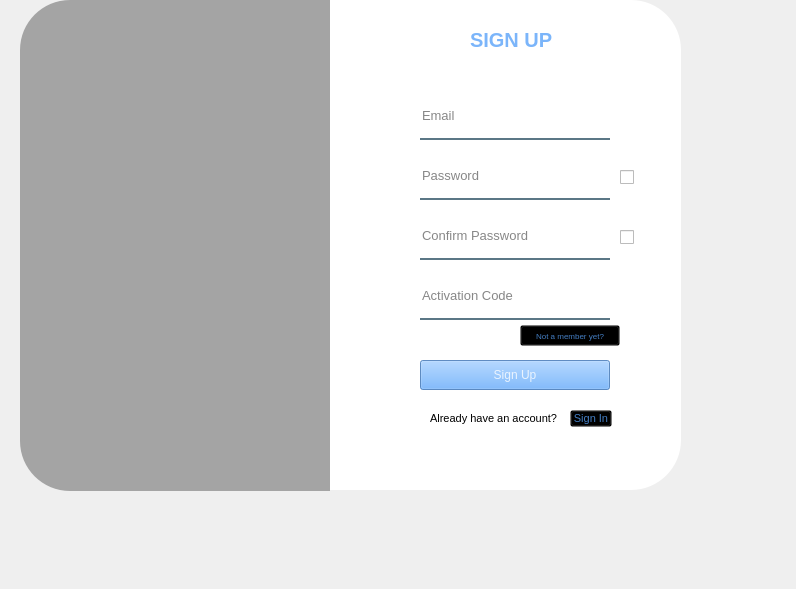
<?xml version="1.0" encoding="UTF-8"?>
<ui version="4.0">
 <class>Form</class>
 <widget class="QWidget" name="Form">
  <property name="geometry">
   <rect>
    <x>0</x>
    <y>0</y>
    <width>796</width>
    <height>589</height>
   </rect>
  </property>
  <property name="windowTitle">
   <string>Form</string>
  </property>
  <widget class="QWidget" name="widget_2" native="true">
   <property name="geometry">
    <rect>
     <x>20</x>
     <y>0</y>
     <width>671</width>
     <height>491</height>
    </rect>
   </property>
   <widget class="QLabel" name="label_13">
    <property name="geometry">
     <rect>
      <x>0</x>
      <y>0</y>
      <width>310</width>
      <height>491</height>
     </rect>
    </property>
    <property name="styleSheet">
     <string notr="true">border-image: url(:/newPrefix/resources/register-background.jpg);
border-top-left-radius: 50px;
border-bottom-left-radius: 50px;</string>
    </property>
    <property name="text">
     <string/>
    </property>
   </widget>
   <widget class="QLabel" name="label_14">
    <property name="geometry">
     <rect>
      <x>0</x>
      <y>0</y>
      <width>310</width>
      <height>491</height>
     </rect>
    </property>
    <property name="styleSheet">
     <string notr="true">background-color: rgba(0,0,0,80);
border-top-left-radius: 50px;
border-bottom-left-radius: 50px;</string>
    </property>
    <property name="text">
     <string/>
    </property>
   </widget>
   <widget class="QLabel" name="label_15">
    <property name="geometry">
     <rect>
      <x>310</x>
      <y>0</y>
      <width>351</width>
      <height>490</height>
     </rect>
    </property>
    <property name="font">
     <font>
      <pointsize>9</pointsize>
     </font>
    </property>
    <property name="styleSheet">
     <string notr="true">background-color:rgba(255,255,255,255);
border-top-right-radius: 50px;
border-bottom-right: 50px;
border-bottom-right-radius: 50px;</string>
    </property>
    <property name="text">
     <string/>
    </property>
   </widget>
   <widget class="QLabel" name="label_16">
    <property name="geometry">
     <rect>
      <x>450</x>
      <y>20</y>
      <width>100</width>
      <height>40</height>
     </rect>
    </property>
    <property name="font">
     <font>
      <pointsize>15</pointsize>
      <weight>75</weight>
      <bold>true</bold>
     </font>
    </property>
    <property name="styleSheet">
     <string notr="true">color:rgba(87,161,248,200);</string>
    </property>
    <property name="text">
     <string>SIGN UP</string>
    </property>
   </widget>
   <widget class="QLineEdit" name="lineEdit_5">
    <property name="geometry">
     <rect>
      <x>400</x>
      <y>100</y>
      <width>190</width>
      <height>40</height>
     </rect>
    </property>
    <property name="font">
     <font>
      <pointsize>10</pointsize>
     </font>
    </property>
    <property name="styleSheet">
     <string notr="true">background-color:rgba(0,0,0,0);
border:none;
border-bottom:2px solid rgba(46,82,101,200);
color:rgba(0,0,0,240);
padding-bottom:7px;
</string>
    </property>
    <property name="placeholderText">
     <string>Email</string>
    </property>
   </widget>
   <widget class="QLineEdit" name="lineEdit_6">
    <property name="geometry">
     <rect>
      <x>400</x>
      <y>160</y>
      <width>190</width>
      <height>40</height>
     </rect>
    </property>
    <property name="font">
     <font>
      <pointsize>10</pointsize>
     </font>
    </property>
    <property name="styleSheet">
     <string notr="true">background-color:rgba(0,0,0,0);
border:none;
border-bottom:2px solid rgba(46,82,101,200);
color:rgba(0,0,0,240);
padding-bottom:7px;
</string>
    </property>
    <property name="placeholderText">
     <string>Password</string>
    </property>
   </widget>
   <widget class="QPushButton" name="pushButton_3">
    <property name="geometry">
     <rect>
      <x>400</x>
      <y>360</y>
      <width>190</width>
      <height>30</height>
     </rect>
    </property>
    <property name="font">
     <font>
      <kerning>false</kerning>
     </font>
    </property>
    <property name="styleSheet">
     <string notr="true">background-color:rgba(87,161,248,200);
color:rgba(255,255,255,200);</string>
    </property>
    <property name="text">
     <string>Sign Up</string>
    </property>
   </widget>
   <widget class="QLabel" name="label_17">
    <property name="geometry">
     <rect>
      <x>410</x>
      <y>410</y>
      <width>136</width>
      <height>16</height>
     </rect>
    </property>
    <property name="font">
     <font>
      <pointsize>8</pointsize>
     </font>
    </property>
    <property name="text">
     <string>Already have an account?</string>
    </property>
   </widget>
   <widget class="QToolButton" name="toolButton_6">
    <property name="geometry">
     <rect>
      <x>550</x>
      <y>410</y>
      <width>42</width>
      <height>17</height>
     </rect>
    </property>
    <property name="font">
     <font>
      <pointsize>8</pointsize>
     </font>
    </property>
    <property name="styleSheet">
     <string notr="true">background-color:rgba(0,0,0,0);
color:rgba(87,161,248,200);</string>
    </property>
    <property name="text">
     <string>Sign In</string>
    </property>
   </widget>
   <widget class="QLabel" name="label_18">
    <property name="geometry">
     <rect>
      <x>430</x>
      <y>450</y>
      <width>125</width>
      <height>16</height>
     </rect>
    </property>
    <property name="font">
     <font>
      <pointsize>8</pointsize>
     </font>
    </property>
    <property name="text">
     <string/>
    </property>
   </widget>
   <widget class="QLineEdit" name="lineEdit_7">
    <property name="geometry">
     <rect>
      <x>400</x>
      <y>220</y>
      <width>190</width>
      <height>40</height>
     </rect>
    </property>
    <property name="font">
     <font>
      <pointsize>10</pointsize>
     </font>
    </property>
    <property name="styleSheet">
     <string notr="true">background-color:rgba(0,0,0,0);
border:none;
border-bottom:2px solid rgba(46,82,101,200);
color:rgba(0,0,0,240);
padding-bottom:7px;
</string>
    </property>
    <property name="placeholderText">
     <string>Confirm Password</string>
    </property>
   </widget>
   <widget class="QLineEdit" name="lineEdit_8">
    <property name="geometry">
     <rect>
      <x>400</x>
      <y>280</y>
      <width>190</width>
      <height>40</height>
     </rect>
    </property>
    <property name="font">
     <font>
      <pointsize>10</pointsize>
     </font>
    </property>
    <property name="styleSheet">
     <string notr="true">background-color:rgba(0,0,0,0);
border:none;
border-bottom:2px solid rgba(46,82,101,200);
color:rgba(0,0,0,240);
padding-bottom:7px;
</string>
    </property>
    <property name="placeholderText">
     <string>Activation Code</string>
    </property>
   </widget>
   <widget class="QCheckBox" name="checkBox_2">
    <property name="geometry">
     <rect>
      <x>600</x>
      <y>165</y>
      <width>24</width>
      <height>24</height>
     </rect>
    </property>
    <property name="styleSheet">
     <string notr="true">QCheckBox::indicator:checked{image: url(:/newPrefix/resources/hide_password.png);}
QCheckBox::indicator:unchecked{image: url(:/newPrefix/resources/show_password.png);}</string>
    </property>
    <property name="text">
     <string/>
    </property>
   </widget>
   <widget class="QCheckBox" name="checkBox_3">
    <property name="geometry">
     <rect>
      <x>600</x>
      <y>225</y>
      <width>24</width>
      <height>24</height>
     </rect>
    </property>
    <property name="styleSheet">
     <string notr="true">QCheckBox::indicator:checked{image: url(:/newPrefix/resources/hide_password.png);}
QCheckBox::indicator:unchecked{image: url(:/newPrefix/resources/show_password.png);}</string>
    </property>
    <property name="text">
     <string/>
    </property>
   </widget>
   <widget class="QToolButton" name="toolButton_5">
    <property name="geometry">
     <rect>
      <x>500</x>
      <y>325</y>
      <width>100</width>
      <height>21</height>
     </rect>
    </property>
    <property name="font">
     <font>
      <pointsize>6</pointsize>
     </font>
    </property>
    <property name="styleSheet">
     <string notr="true">background-color:rgba(0,0,0,0);
color:rgba(87,161,248,200);</string>
    </property>
    <property name="text">
     <string>Not a member yet?</string>
    </property>
   </widget>
  </widget>
 </widget>
 <tabstops>
  <tabstop>lineEdit_5</tabstop>
  <tabstop>lineEdit_6</tabstop>
  <tabstop>checkBox_2</tabstop>
  <tabstop>lineEdit_7</tabstop>
  <tabstop>checkBox_3</tabstop>
  <tabstop>lineEdit_8</tabstop>
  <tabstop>toolButton_5</tabstop>
  <tabstop>pushButton_3</tabstop>
  <tabstop>toolButton_6</tabstop>
 </tabstops>
 <resources>
  <include location="Register_Resources.qrc"/>
 </resources>
 <connections/>
</ui>
